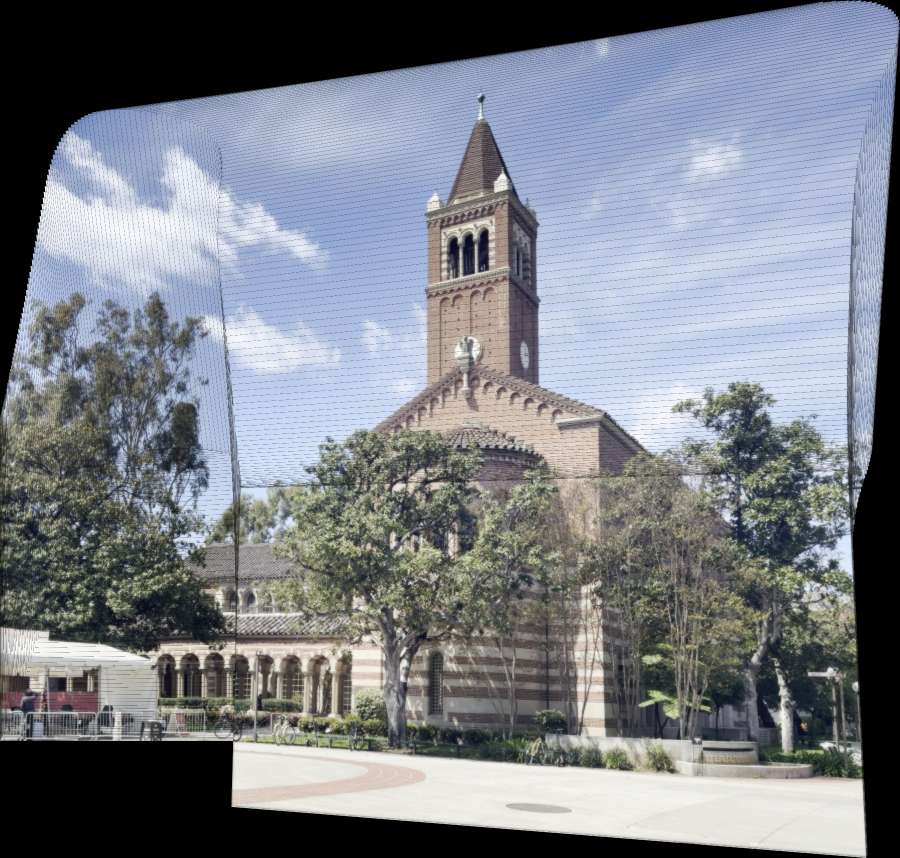
#> input picture output/panorama_test_video2.jpg, 1799 x 1716 px (shown at 1/2 size)
$ python -i sift_slow.py   (imports and definitions only)
#> lines starting #> are read from the running program, lines starting #| are printed output that depends on the picture; after the words box and inside, x2 and y2 are one past the last pixel; in counts of white or black regions, pixels touching at a corner belong together
#> further down, picture is the input picture: shape (1716, 1799, 3); mean B, G, R 134.5, 126.6, 122.4
import cv2
import numpy as np
import glob
from tqdm import tqdm

video_name = "video2"

# CONFIG
FRAME_DIR = f"extracted_frames/{video_name}"
FRAME_SCALE = 0.5
OUTPUT_IMG = f"output/panorama_{video_name}.jpg"

def load_and_resize(path, scale=1.0):
    img = cv2.imread(path)
    return cv2.resize(img, (0, 0), fx=scale, fy=scale)

def detect_and_match_orb(img1, img2):
    orb = cv2.ORB_create(1500)
    kp1, des1 = orb.detectAndCompute(img1, None)
    kp2, des2 = orb.detectAndCompute(img2, None)

    if des1 is None or des2 is None:
        return None, None

    bf = cv2.BFMatcher(cv2.NORM_HAMMING, crossCheck=True)
    matches = bf.match(des1, des2)
    matches = sorted(matches, key=lambda x: x.distance)

    if len(matches) < 4:
        return None, None

    src_pts = np.float32([kp1[m.queryIdx].pt for m in matches]).reshape(-1, 1, 2)
    dst_pts = np.float32([kp2[m.trainIdx].pt for m in matches]).reshape(-1, 1, 2)

    return src_pts, dst_pts

def update_corners(corners, H):
    new_corners = []
    for corner in corners:
        corner_homo = np.array([corner[0], corner[1], 1.0])
        transformed = H @ corner_homo
        transformed /= transformed[2]
        new_corners.append((transformed[0], transformed[1]))
    return new_corners

def smart_crop_black(image):
    # Convert to grayscale
    gray = cv2.cvtColor(image, cv2.COLOR_BGR2GRAY)
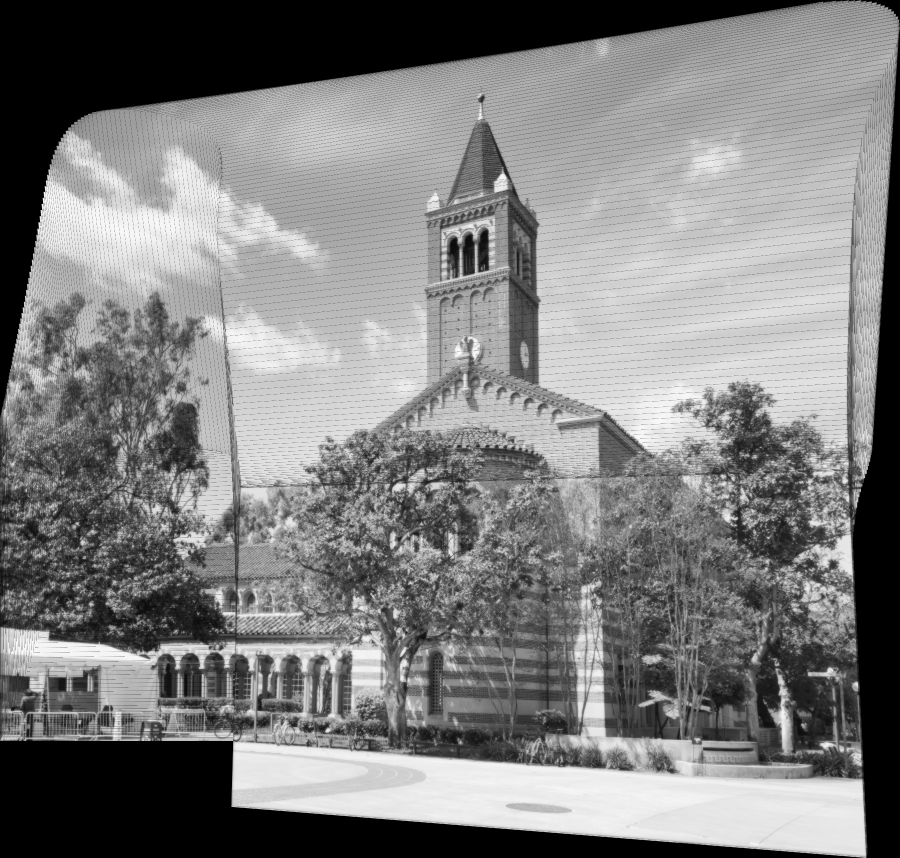
#> gray: shape (1716, 1799) (shown at 1/2 size); min 0, max 255, mean 126.2

    # Threshold to binary (non-black pixels)
    _, thresh = cv2.threshold(gray, 1, 255, cv2.THRESH_BINARY)
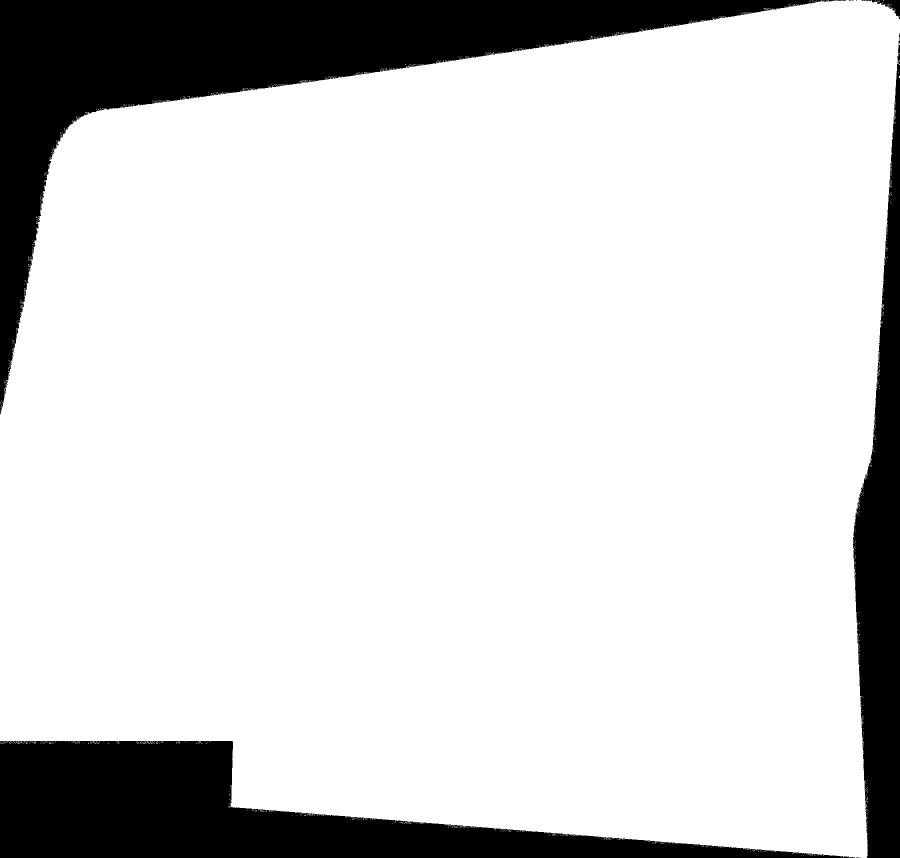
#> thresh: shape (1716, 1799) (shown at 1/2 size); 83.5% white; 20 black regions (15 under 20 px)

    # Find contours around the non-black areas
    contours, _ = cv2.findContours(thresh, cv2.RETR_EXTERNAL, cv2.CHAIN_APPROX_SIMPLE)
#> contours = 1049 contours, 1048 with area under 20; largest, box (x1, y1, x2, y2) and area: (0, 0, 1799, 1716) 2571899

    if not contours:
        return image  # fallback if empty

    # Get bounding box of all non-black areas
    x, y, w, h = cv2.boundingRect(np.vstack(contours))
#> x = 0; y = 0; w = 1799; h = 1716
    cropped = image[y:y+h, x:x+w]
    return cropped

def alpha_blend(base, overlay, mask):
    """
    Blend overlay onto base where mask == True
    """
    alpha = 0.5  # You can adjust blend strength
    blended = base.copy()
    blended[mask] = cv2.addWeighted(base[mask], (1 - alpha), overlay[mask], alpha, 0)
    return blended

# MAIN
frame_files = sorted(glob.glob(f"{FRAME_DIR}/frame_*.jpg"))
# [5 lines not run here, left out]

# Load base image
# [1 line that did not run here, left out]
# [1 line that did not run here, left out]

# Large initial canvas
# [1 line that did not run here, left out]
# [1 line that did not run here, left out]
# [1 line that did not run here, left out]

# Start somewhere in the middle
# [1 line that did not run here, left out]
# [1 line that did not run here, left out]

# Identity transform with offset
accumulated_H = np.eye(3)
# [1 line that did not run here, left out]
# [1 line that did not run here, left out]

# Place base image
# [1 line that did not run here, left out]

# List to track corners (for debugging, optional)
# [6 lines that did not run here, left out]

# [1 line that did not run here, left out]

# [47 lines not run here, left out]

# Smart crop to remove all black borders
# [1 line that did not run here, left out]

# [2 lines not run here, left out]

>>> import cv2
>>> picture = cv2.imread('../output/panorama_test_video2.jpg')
>>> result = smart_crop_black(picture)
